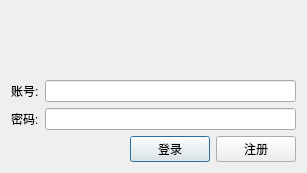
<?xml version="1.0" encoding="UTF-8"?>
<ui version="4.0">
 <class>LoginDialog</class>
 <widget class="QDialog" name="LoginDialog">
  <property name="geometry">
   <rect>
    <x>0</x>
    <y>0</y>
    <width>307</width>
    <height>173</height>
   </rect>
  </property>
  <property name="windowTitle">
   <string>Dialog</string>
  </property>
  <layout class="QVBoxLayout" name="verticalLayout">
   <item>
    <layout class="QFormLayout" name="formLayout">
     <item row="1" column="0">
      <widget class="QLabel" name="un_label">
       <property name="text">
        <string>账号:</string>
       </property>
      </widget>
     </item>
     <item row="1" column="1">
      <widget class="QLineEdit" name="un_lineEdit"/>
     </item>
     <item row="2" column="0">
      <widget class="QLabel" name="pw_label">
       <property name="text">
        <string>密码:</string>
       </property>
      </widget>
     </item>
     <item row="2" column="1">
      <widget class="QLineEdit" name="pw_lineEdit">
       <property name="echoMode">
        <enum>QLineEdit::Password</enum>
       </property>
      </widget>
     </item>
     <item row="0" column="1">
      <spacer name="verticalSpacer">
       <property name="orientation">
        <enum>Qt::Vertical</enum>
       </property>
       <property name="sizeHint" stdset="0">
        <size>
         <width>20</width>
         <height>40</height>
        </size>
       </property>
      </spacer>
     </item>
    </layout>
   </item>
   <item>
    <layout class="QHBoxLayout" name="horizontalLayout">
     <item>
      <spacer name="horizontalSpacer">
       <property name="orientation">
        <enum>Qt::Horizontal</enum>
       </property>
       <property name="sizeHint" stdset="0">
        <size>
         <width>40</width>
         <height>20</height>
        </size>
       </property>
      </spacer>
     </item>
     <item>
      <widget class="QPushButton" name="login_pushButton">
       <property name="text">
        <string>登录</string>
       </property>
      </widget>
     </item>
     <item>
      <widget class="QPushButton" name="reg_pushButton">
       <property name="text">
        <string>注册</string>
       </property>
      </widget>
     </item>
    </layout>
   </item>
  </layout>
 </widget>
 <resources/>
 <connections/>
</ui>
